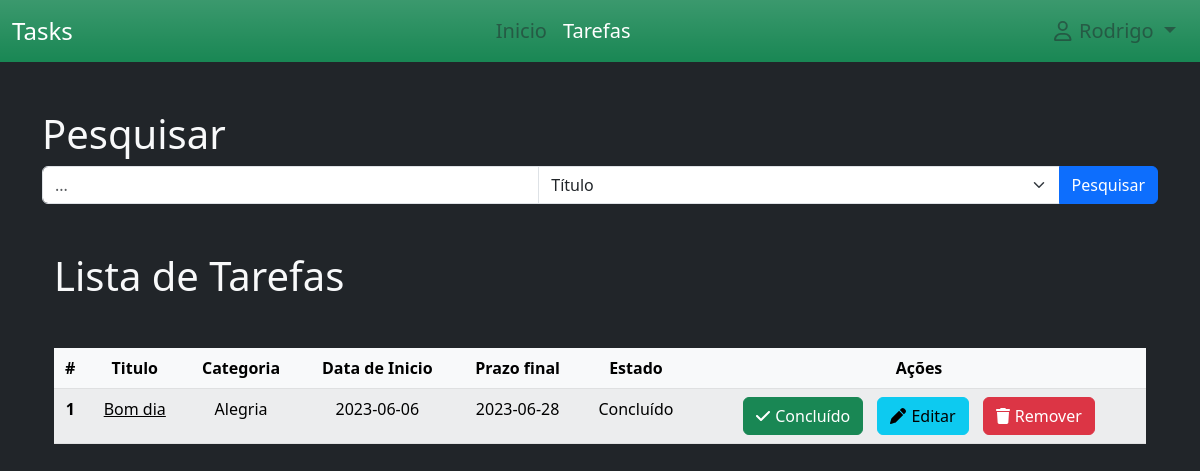
The app's page /tasks (signed in), older data.
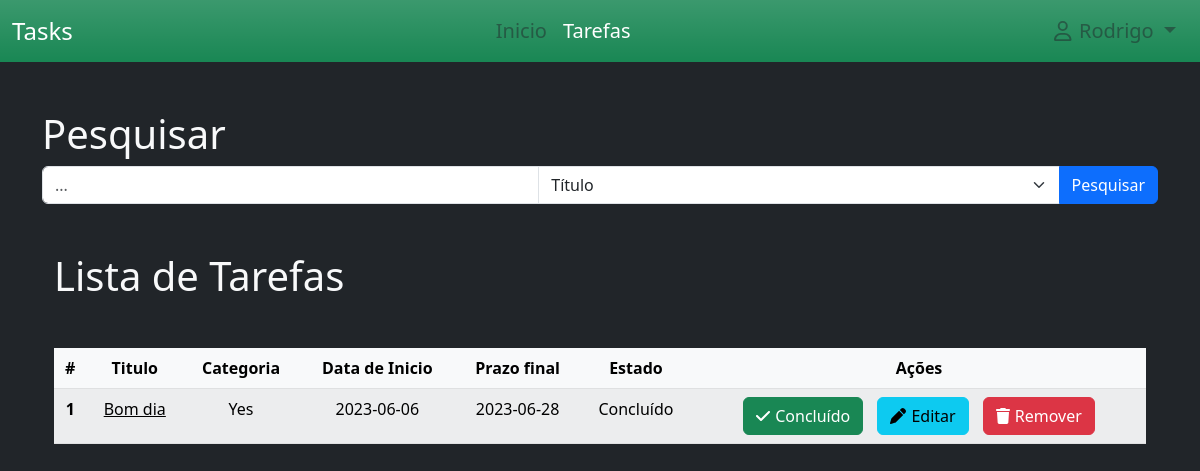
The same page, newer data.
### project/models.py (models this page shows)
class User(db.Model, UserMixin):
    id = db.Column(db.Integer(), primary_key=True)
    username = db.Column(db.String(30), nullable=False, unique=True)
    email_address = db.Column(db.String(50),nullable=False, unique=True)
    password_hash = db.Column(db.String(60),nullable=False)

class Task(db.Model):
    date_time = datetime.now()
    id = db.Column(db.Integer(), primary_key=True)
    title=db.Column(db.String(200),nullable=False)
    desc = db.Column(db.String(100), nullable=False)
    category = db.Column(db.String(100), nullable = False)
    state = db.Column(db.Boolean(), default=False)
    date_start = db.Column(db.String(), default=date_time.strftime("%Y-%m-%d"))
    date_end = db.Column(db.String())
    id_user = db.Column(db.Integer(), db.ForeignKey('user.id'), nullable=True)

### project/routes.py (the view)
@app.route("/tasks")
def tasks():
    tasks = Task.query.filter_by(id_user = current_user.id).all()
    return render_template('tarefas.html', tasks=tasks)

### project/models.py (called while the page is built)
@login_manager.user_loader
def load_user(user_id):
    return User.query.get(int(user_id))

### project/templates/tarefas.html (shortened to what this page needs)
{% extends './layout/base.html' %}
{% block navbar %}
{% include 'includes/navbar.html' %}
{% endblock %}
{% block content %}
<div class="container mt-5">
    <h1 class="text-light">Pesquisar</h1>
    <div class="input-group mb-3">
        <input id="searchInput" type="text" class="form-control" placeholder="...">
        <select id="searchField" class="form-select">
            <option value="title">Título</option>
        </select>
        <button id="searchButton" class="btn btn-primary">Pesquisar</button>
    </div>
        <div class="container mt-5">
            <h1 class="text-light">Lista de Tarefas</h1>
            <table class="table table-light table-striped mt-5 text-center">
                <thead class="table-light">
                  <tr>
                    <th scope="col">#</th>
                    <th scope="col">Titulo</th>
                    <th scope="col">Categoria</th>
                    <th scope="col">Data de Inicio</th>
                    <th scope="col">Prazo final</th>
                    <th scope="col">Estado</th>
                    <th scope="col">Ações</th>
                  </tr>
                </thead>
                <tbody>
                    {% for task in tasks %}
                        <tr>
                            <th scope="row">{{ loop.index }}</th>
                            <td title="{{ task.desc }}"><u>{{ task.title }}</u></td>
                            <td>{{ task.category }}</td>
                            <td>{{ task.date_start }}</td>
                            <td>{{ task.date_end }}</td>
                            <td>
                                {% if task.state %}
                                    Concluído
                                {% else %}
                                    Pendente
                                {% endif %}
                            </td>
                            <td  style="right: 0%;">
                                <a href="{{ url_for('task_done', task_id=task.id) }}" class="flex btn btn-success" style="margin-right: 10px;">
                                    <i class="fa-solid fa-check" style="margin-right: 5px;"></i>Concluído
                                </a>
                                <a href="{{ url_for('update_task', task_id=task.id) }}" class="flex btn btn-info" style="margin-right: 10px;">
                                    <i class="fa-solid fa-pen" style="margin-right: 5px;"></i>Editar
                                </a>
                                <a class="flex btn btn-danger" data-bs-toggle="modal" data-bs-target="#staticBackdrop_{{ task.id }}">
                                    <i class="fa-solid fa-trash" style="margin-right: 5px;"></i>Remover
                                </a>
                            </td>
                        </tr>
                    {% endfor %}
                </tbody>
              </table>
        </div>
</div>
{% endblock %}

### project/templates/layout/base.html (shortened to what this page needs)
<!DOCTYPE html>
<html lang="pt">
<head>
    <link rel="stylesheet" href="{{ url_for('static', filename='bootstrap-5.3.0-alpha3-dist/css/bootstrap.css') }}">
    <link rel="stylesheet" href="{{ url_for('static', filename='fontawesome/all.css') }}">
</head>
<body class="bg-dark" onload="onLoad()">
    {% block navbar %}
    {% endblock %}
    {% block content %}
    {% endblock %}
</body>
</html>

### project/templates/includes/navbar.html (shortened to what this page needs)
{% block navbar %}
<nav class="navbar navbar-expand-lg bg-success bg-gradient" style="top: 0% ;">
    <div class="container-fluid">
        <a class="navbar-brand text-white fs-4">Tasks</a>
        <div class="collapse navbar-collapse justify-content-center w-100" id="navbarNavDropdown">
            <ul class="navbar-nav">
                <li class="nav-item">
                    <a id="idNavInicio" class="nav-link text-body-tertiary fs-5" aria-current="page" href="{{ url_for('index') }}">Inicio</a>
                </li>
                <li class="nav-item">
                    <a id="idNavTarefas" class="nav-link text-body-tertiary fs-5" href="{{ url_for('tasks') }}">Tarefas</a>
                </li>
            </ul>
        </div>
        <div class="collapse navbar-collapse justify-content-end">
            <ul class="navbar-nav d-flex flex-row me-1">
                <li class="nav-item dropdown">
                    <a class="nav-link dropdown-toggle text-body-tertiary fs-5" href="#" role="button" data-bs-toggle="dropdown"aria-expanded="false">
                        <i class="fa-regular fa-user mx-2"></i>{{ current_user.username }}
                    </a>
                </li>
            </ul>
        </div>
    </div>
</nav>
{% endblock %}

Row changes from the older to the newer data that the page shows:
changed Task "Bom dia": category "Alegria" → "Yes"
